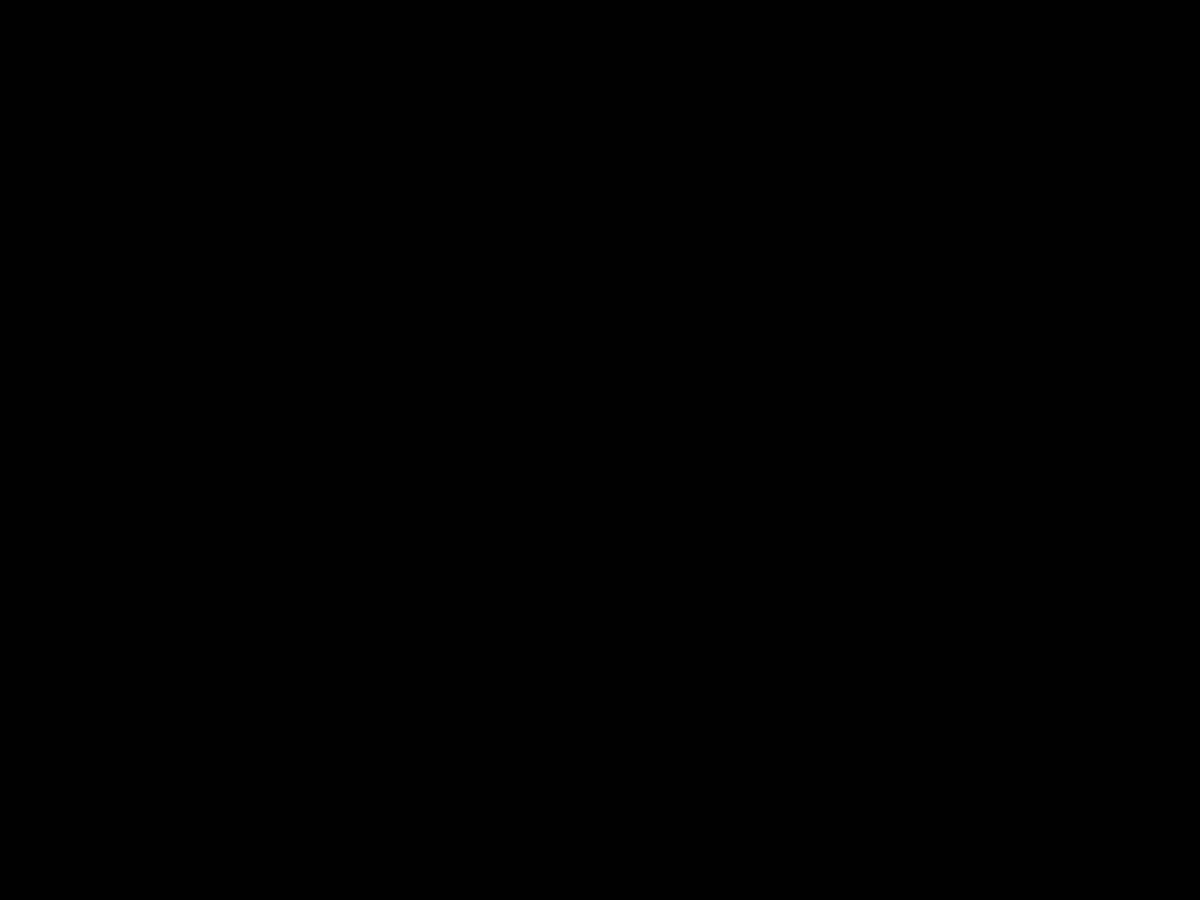
Frame 1 (no input)
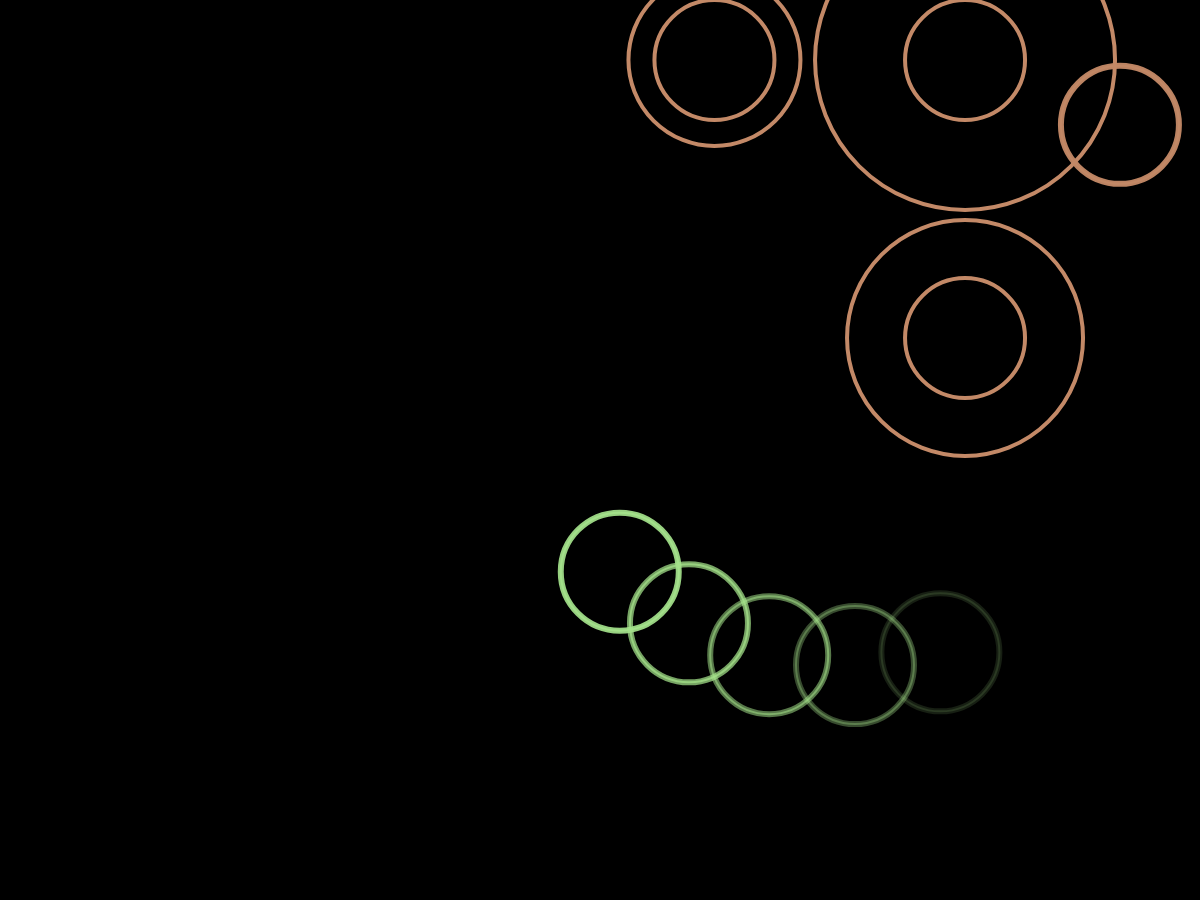
Frame 60 (no input)
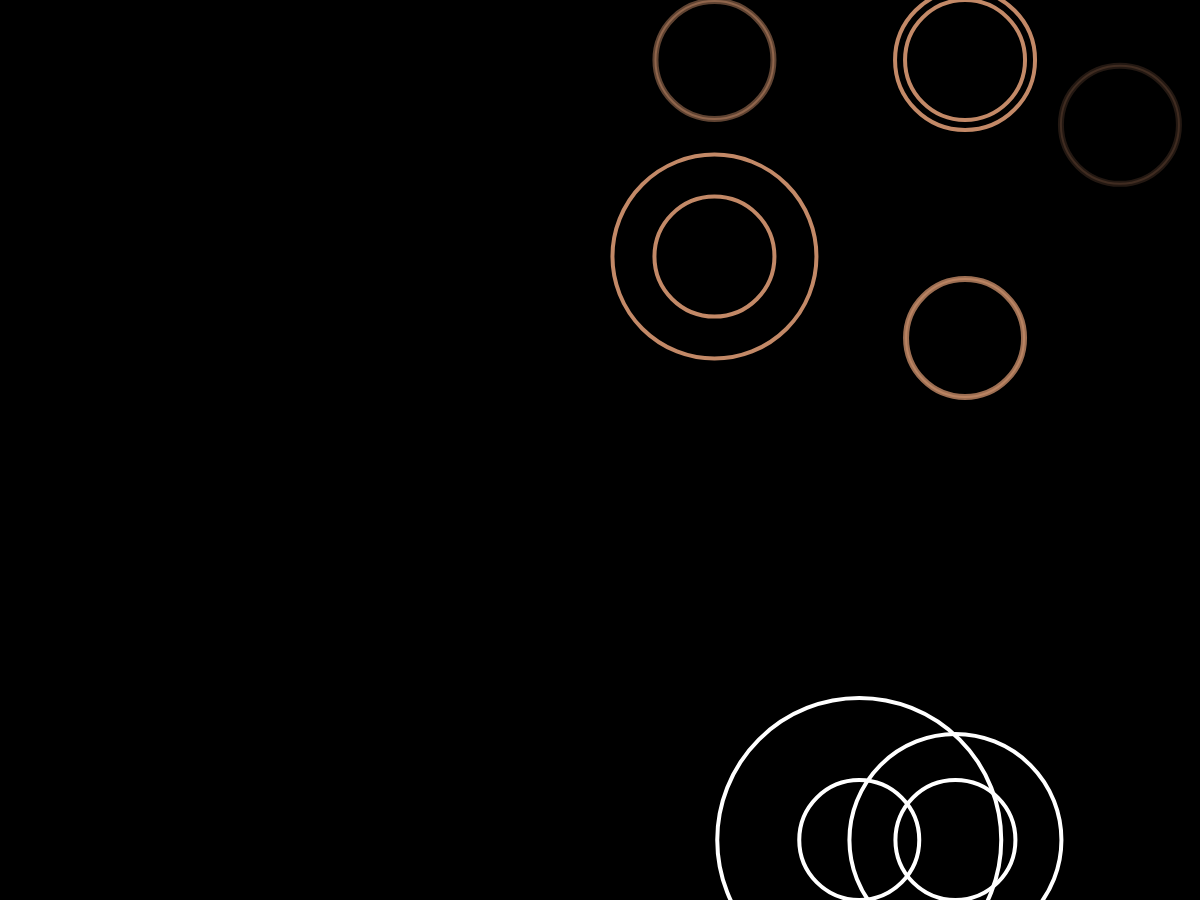
Frame 120 (the mouse pressed at the canvas centre since frame 60)

The p5.js sketch that drew these frames (run headless with seeded random() and noise() and a simulated clock; from frame 60 on, the mouse is pressed at the canvas centre):

// p5.js sketch
// ── sketch.js
let colors = [
  "#FFFFFF",
  "#CCE6FC",
  "#A4E28B",
  "#9285b8",
  "#e999c1",
  "#0a9592",
  "#844f68",
  "#c38967",
  "#187c91",
  "#1377a4",
  "#8d488d",
];
let innerRadius = 60;
let shrinkSpeed = 4;
let circles = [];
let currentLogicState;

function setup() {
  createCanvas(1200, 900);
  frameRate(60);
  currentLogicState = initializeLogicState(randomLogic());
}

function draw() {
  background(0);

  if (currentLogicState) {
    executeCurrentLogic();
  }

  for (let i = circles.length - 1; i >= 0; i--) {
    let circle = circles[i];
    drawAndUpdateCircle(circle);

    if (circle.alpha <= 0) {
      circles.splice(i, 1);
    }
  }
}

/**
 * Randomly generates the logic for the next animation
 * @returns the logic object
 */
function randomLogic() {
  let logicIndex = int(random(3));
  let color = random(colors);
  if (logicIndex === 0) {
    return {
      name: "linear",
      points: generateLinearPoints(
        random(100, width - 100),
        random(80, height - 80),
        color
      ),
    };
  } else if (logicIndex === 1) {
    return {
      name: "circlesAnimation",
      points: generateCirclePoints(
        random(100, width - 100),
        random(80, height - 80),
        color
      ),
    };
  } else {
    return {
      name: "arcs",
      points: generateArcPoints(
        random(100, width - 100),
        random(80, height - 80),
        color
      ),
    };
  }
}

/**
 * Initializes the state for the current logic
 * @param {Object} logic - the logic object
 * @returns the state object
 */
function initializeLogicState(logic) {
  return {
    points: logic.points,
    index: 0,
    lastTime: 0,
    interval: random(50, 150),
  };
}

/**
 * Executes the current logic
 */
function executeCurrentLogic() {
  let state = currentLogicState;
  if (
    millis() - state.lastTime > state.interval &&
    state.index < state.points.length
  ) {
    let point = state.points[state.index];
    addCircle(point.x, point.y, point.color);
    state.index++;
    state.lastTime = millis();
  }

  if (state.index >= state.points.length) {
    currentLogicState = initializeLogicState(randomLogic());
  }
}

function generateLinearPoints(x, y, c) {
  let points = [];
  let dist = random(200, 600);
  let num = int(random(4, 10));
  let angle = random(TWO_PI);
  let stepX = (cos(angle) * dist) / num;
  let stepY = (sin(angle) * dist) / num;

  let startX = constrain(
    x - (dist / 2) * cos(angle),
    innerRadius,
    width - innerRadius
  );
  let startY = constrain(
    y - (dist / 2) * sin(angle),
    innerRadius,
    height - innerRadius
  );

  for (let i = 0; i < num; i++) {
    let offsetX = startX + i * stepX;
    let offsetY = startY + i * stepY;

    offsetX = constrain(offsetX, innerRadius, width - innerRadius);
    offsetY = constrain(offsetY, innerRadius, height - innerRadius);

    points.push({ x: offsetX, y: offsetY, color: c });
  }
  return points;
}

function generateCirclePoints(x, y, c) {
  let points = [];
  let r = random(100, min(width, height) / 2 - innerRadius);
  let num = int(random(4, 12));
  let angleStep = TWO_PI / num;

  for (let i = 0; i < num; i++) {
    let angle = i * angleStep;
    if (i % 2 === 0) {
      let offsetX1 = x + cos(angle) * r;
      let offsetY1 = y + sin(angle) * r;
      points.push({
        x: constrain(offsetX1, innerRadius, width - innerRadius),
        y: constrain(offsetY1, innerRadius, height - innerRadius),
        color: c,
      });
    } else {
      let offsetX2 = x - cos(angle) * r;
      let offsetY2 = y - sin(angle) * r;
      points.push({
        x: constrain(offsetX2, innerRadius, width - innerRadius),
        y: constrain(offsetY2, innerRadius, height - innerRadius),
        color: c,
      });
    }
  }
  return points;
}

function generateArcPoints(x, y, c) {
  let points = [];
  let r = random(80, min(width, height) / 2 - innerRadius);
  let num = int(random(5, 12));
  let startAngle = random(0, PI);
  let endAngle = startAngle + random(PI / 2, PI);
  let angleStep = (endAngle - startAngle) / num;

  for (let i = 0; i < num; i++) {
    let angle = startAngle + i * angleStep;
    let offsetX = x + cos(angle) * r;
    let offsetY = y + sin(angle) * r;
    points.push({
      x: constrain(offsetX, innerRadius, width - innerRadius),
      y: constrain(offsetY, innerRadius, height - innerRadius),
      color: c,
    });
  }
  return points;
}

/**
 * Adds a circle to the animation
 * @param {Number} x - the x coordinate of the circle
 * @param {Number} y - the y coordinate of the circle
 * @param {String} c - the color of the circle
 */
function addCircle(x, y, c) {
  let outerRadius = 150;

  let circle = {
    x: x,
    y: y,
    outerRadius: outerRadius,
    innerRadius: innerRadius,
    color: c,
    alpha: 255,
    shrinking: false,
  };

  circles.push(circle);
}

/**
 * Draws and updates the circle
 * @param {Object} circle - the circle object
 */
function drawAndUpdateCircle(circle) {
  stroke(circle.color + hex(circle.alpha, 2));
  strokeWeight(4);
  noFill();

  ellipse(circle.x, circle.y, circle.outerRadius * 2);
  ellipse(circle.x, circle.y, circle.innerRadius * 2);

  if (!circle.shrinking) {
    circle.outerRadius -= shrinkSpeed;
    if (circle.outerRadius <= circle.innerRadius) {
      circle.shrinking = true;
    }
  } else {
    circle.alpha -= 10;
    if (circle.alpha < 0) {
      circle.alpha = 0;
    }
  }
}
